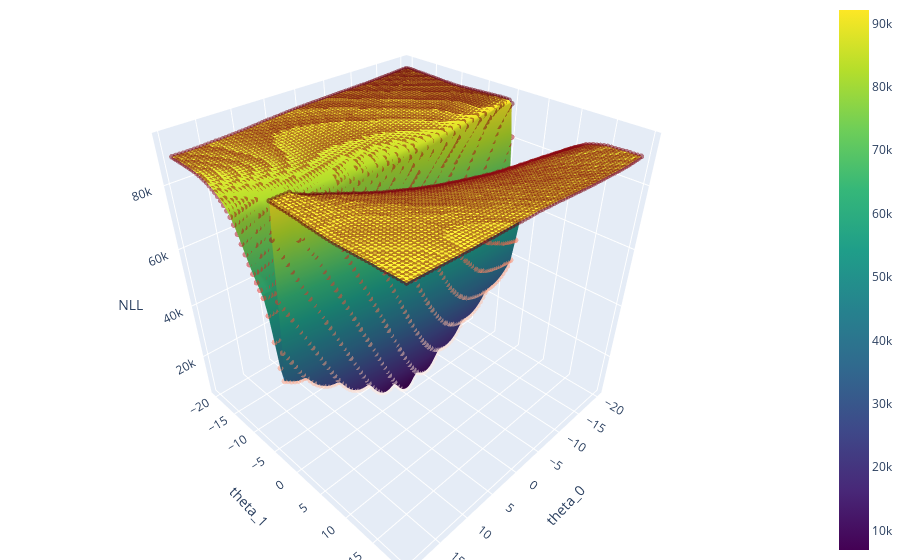

Source (notebook cell):
### Markdown cell above
## plotly version

### Code cell
import plotly.graph_objects as go

fig = go.Figure(
    data=[
        go.Surface(
            x=a0,
            y=a1,
            z=nll,
            colorscale='Viridis'
        ),

        go.Scatter3d(
        x=a0.flatten(),
        y=a1.flatten(),
        z=nll.flatten(),
        mode='markers',      # markers only
        marker=dict(
            size=2,
            color=nll.flatten(),          # color by z value
            colorscale='Reds',
            opacity=0.5
        )
    )

    ]
)

fig.update_layout(
    scene=dict(
        xaxis_title=r'theta_0',
        yaxis_title=r'theta_1',
        zaxis_title='NLL',
    ),
    margin=dict(l=0, r=0, b=0, t=0)
)

fig.show()

### Figure 1 — Plotly figure (JSON) as saved in the notebook; plotly's stock layout.template omitted (floating-point values rounded to 4 significant figures; data arrays with more than 128 entries replaced by an {"elided": "..."} marker saying what was removed)
{"data": [{"colorscale": [[0, "#440154"], [0.1111, "#482878"], [0.2222, "#3e4989"], [0.3333, "#31688e"], [0.4444, "#26828e"], [0.5556, "#1f9e89"], [0.6667, "#35b779"], [0.7778, "#6ece58"], [0.8889, "#b5de2b"], [1, "#fde725"]], "type": "surface", "x": {"elided": "80x80 float values"}, "y": {"elided": "80x80 float values"}, "z": {"elided": "80x80 float values"}}, {"marker": {"color": {"elided": "6400 float values"}, "colorscale": [[0, "rgb(255,245,240)"], [0.125, "rgb(254,224,210)"], [0.25, "rgb(252,187,161)"], [0.375, "rgb(252,146,114)"], [0.5, "rgb(251,106,74)"], [0.625, "rgb(239,59,44)"], [0.75, "rgb(203,24,29)"], [0.875, "rgb(165,15,21)"], [1, "rgb(103,0,13)"]], "opacity": 0.5, "size": 2}, "mode": "markers", "type": "scatter3d", "x": {"elided": "6400 float values"}, "y": {"elided": "6400 float values"}, "z": {"elided": "6400 float values"}}], "layout": {"margin": {"b": 0, "l": 0, "r": 0, "t": 0}, "scene": {"xaxis": {"title": {"text": "theta_0"}}, "yaxis": {"title": {"text": "theta_1"}}, "zaxis": {"title": {"text": "NLL"}}}}}
